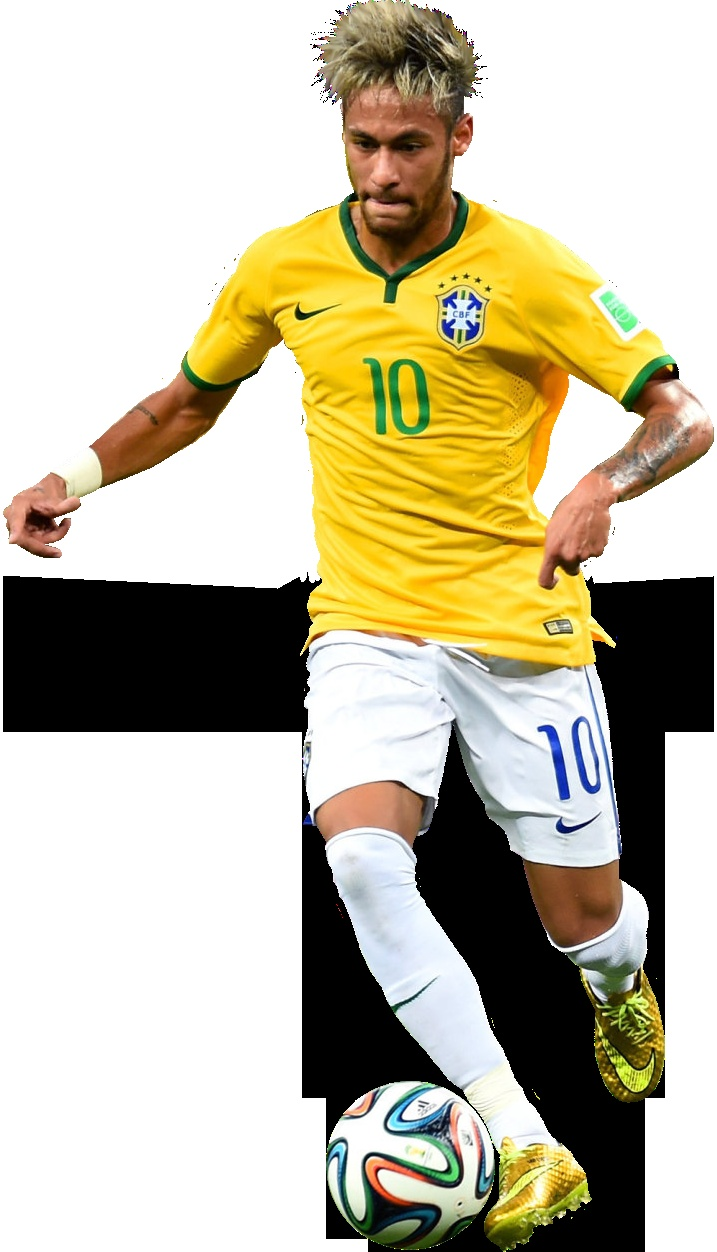
#> input picture faces/042ee724-9e3d-4b3f-b7e0-0bf88bb6d305.jpg, 717 x 1252 px
$ python -i face_utils.py   (imports and definitions only)
#> lines starting #> are read from the running program, lines starting #| are printed output that depends on the picture
import cv2
import numpy as np
from config import MIN_FACE_SIZE, PCA_THRESHOLD, DIRECT_THRESHOLD

face_cascade = cv2.CascadeClassifier(cv2.data.haarcascades + 'haarcascade_frontalface_default.xml')

def allowed_file(filename):
    return '.' in filename and filename.rsplit('.', 1)[1].lower() in {'png', 'jpg', 'jpeg'}

def validate_image(file):
    if not file or file.filename == '':
        return False, "Nenhum arquivo selecionado"
    if not allowed_file(file.filename):
        return False, "Tipo de arquivo não permitido"
    return True, ""

def detect_single_face(image):
    gray = cv2.cvtColor(image, cv2.COLOR_BGR2GRAY)
    faces = face_cascade.detectMultiScale(gray, 1.1, 5, minSize=(MIN_FACE_SIZE, MIN_FACE_SIZE))
    if len(faces) == 0:
        return None
    (x, y, w, h) = max(faces, key=lambda f: f[2]*f[3])
    return gray[y:y+h, x:x+w]

def preprocess_face(face_image):
    if face_image is None:
        return None
    clahe = cv2.createCLAHE(clipLimit=2.0, tileGridSize=(8, 8))
    face_image = clahe.apply(face_image)
    face_image = cv2.GaussianBlur(face_image, (3, 3), 0)
    face_image = cv2.resize(face_image, (100, 100))
    face_image = face_image.astype(np.float32) / 255.0
    return face_image.flatten()

def compare_faces(face1, face2, pca_model=None):
    if pca_model:
        face1_proj = pca_model.transform([face1])[0]
        face2_proj = pca_model.transform([face2])[0]
        distance = np.linalg.norm(face1_proj - face2_proj)
        return distance, "PCA", PCA_THRESHOLD
    else:
        distance = np.linalg.norm(face1 - face2)
        return distance, "Direto", DIRECT_THRESHOLD

>>> import cv2
>>> picture = cv2.imread('faces/042ee724-9e3d-4b3f-b7e0-0bf88bb6d305.jpg', cv2.IMREAD_GRAYSCALE)
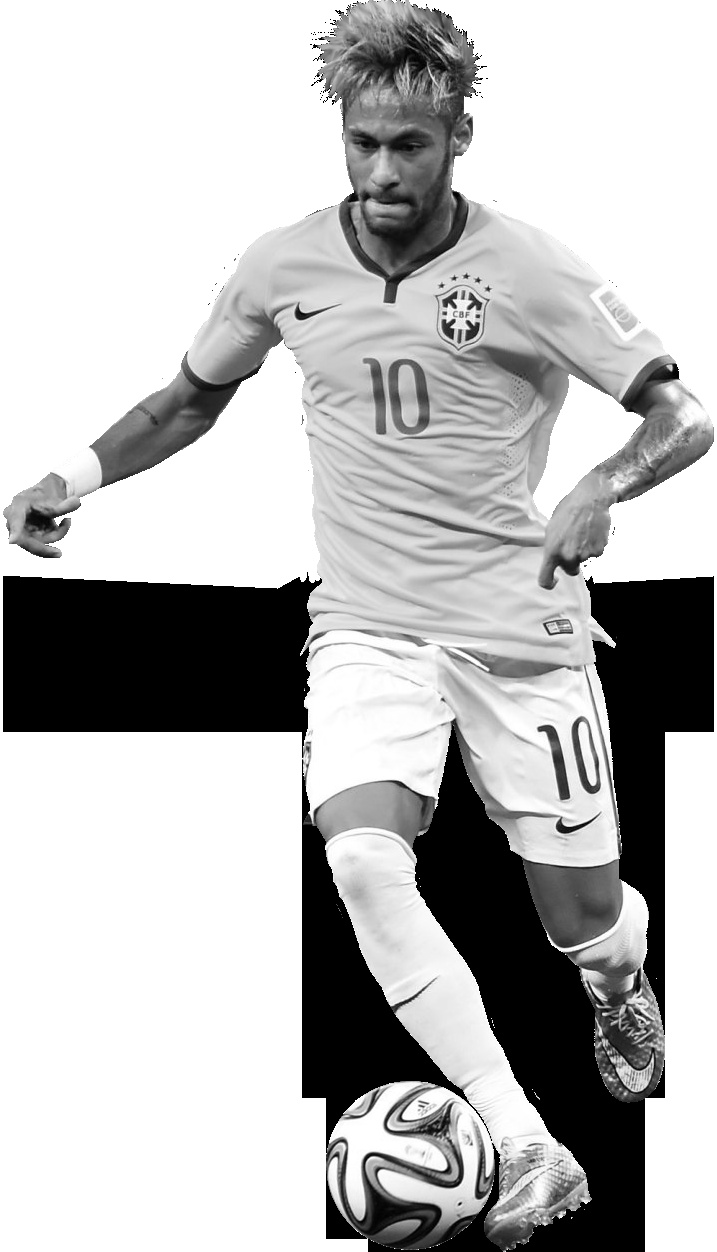
#> picture: shape (1252, 717); min 0, max 255, mean 187
>>> result = preprocess_face(picture)
#> in preprocess_face, `face_image = clahe.apply(face_image)`:
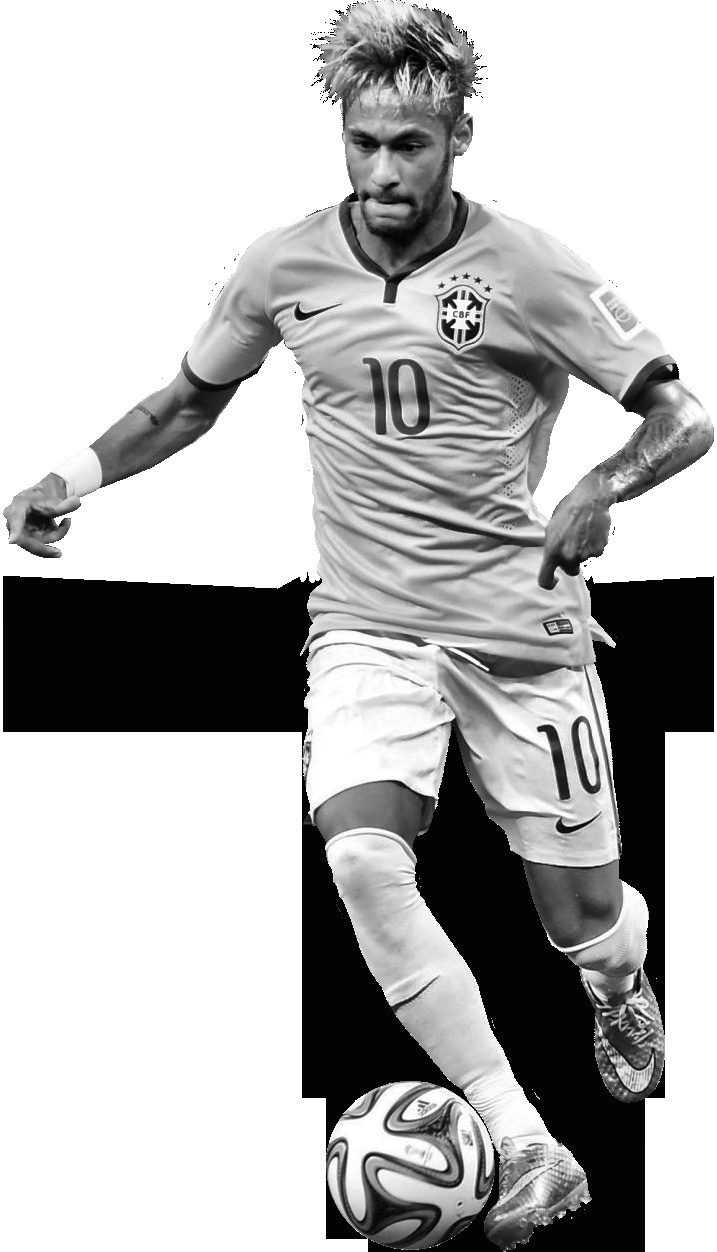
#> face_image: shape (1252, 717); min 0, max 255, mean 182.1
#> in preprocess_face, `face_image = cv2.resize(face_image, (100, 100))`:
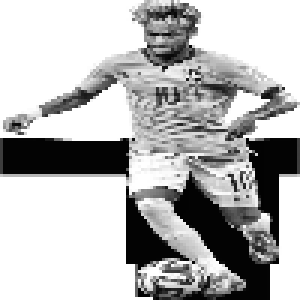
#> face_image: shape (100, 100) (shown 3 times larger); min 2, max 255, mean 181.7
#> result = 10000 values, max 1 at index 0, min 0.00784 at index 4783, mean 0.713

$ run again, on faces/071287f9-a06a-40d6-84d0-17649018c607.jpg
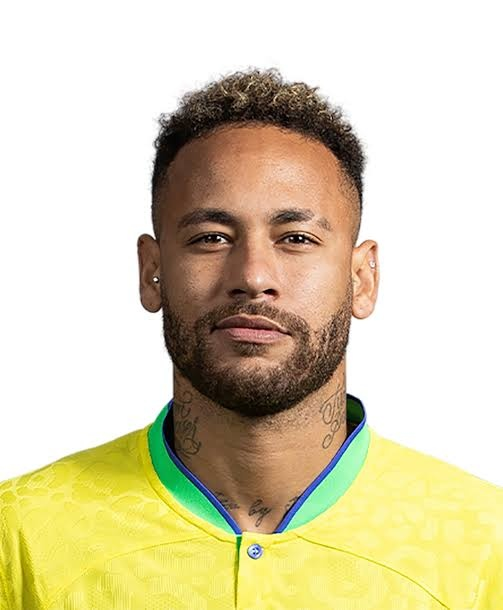
#> input picture faces/071287f9-a06a-40d6-84d0-17649018c607.jpg, 503 x 610 px
#> `picture = cv2.imread('faces/042ee724-9e3d-4b3f-b7e0-0bf88bb6d305.jpg',..`:
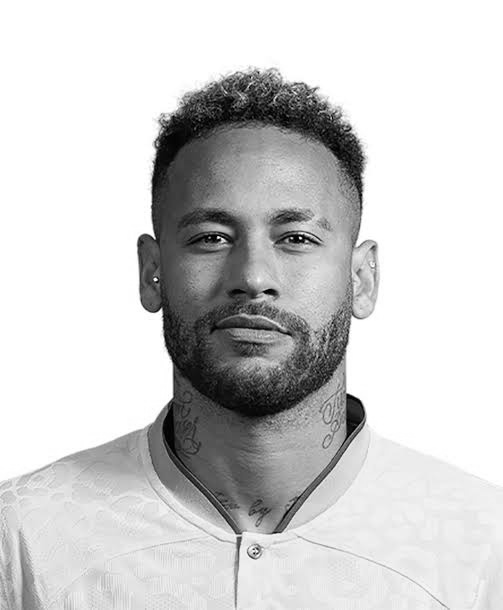
#> picture: shape (610, 503); min 0, max 255, mean 207.1
#> in preprocess_face, `face_image = cv2.resize(face_image, (100, 100))`:
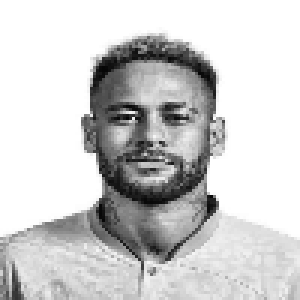
#> face_image: shape (100, 100) (shown 3 times larger); min 6, max 255, mean 205.9
#> result = 10000 values, max 1 at index 0, min 0.0235 at index 2234, mean 0.808
